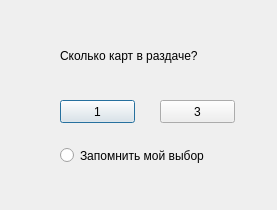
<?xml version="1.0" encoding="UTF-8"?>
<ui version="4.0">
 <class>Dialog</class>
 <widget class="QDialog" name="Dialog">
  <property name="geometry">
   <rect>
    <x>0</x>
    <y>0</y>
    <width>277</width>
    <height>210</height>
   </rect>
  </property>
  <property name="windowTitle">
   <string>Dialog</string>
  </property>
  <widget class="QPushButton" name="card_1">
   <property name="geometry">
    <rect>
     <x>60</x>
     <y>100</y>
     <width>75</width>
     <height>23</height>
    </rect>
   </property>
   <property name="text">
    <string>1</string>
   </property>
  </widget>
  <widget class="QPushButton" name="card_3">
   <property name="geometry">
    <rect>
     <x>160</x>
     <y>100</y>
     <width>75</width>
     <height>23</height>
    </rect>
   </property>
   <property name="text">
    <string>3</string>
   </property>
  </widget>
  <widget class="QLabel" name="label">
   <property name="geometry">
    <rect>
     <x>60</x>
     <y>40</y>
     <width>171</width>
     <height>31</height>
    </rect>
   </property>
   <property name="text">
    <string>Сколько карт в раздаче?</string>
   </property>
  </widget>
  <widget class="QRadioButton" name="choice">
   <property name="geometry">
    <rect>
     <x>60</x>
     <y>140</y>
     <width>161</width>
     <height>31</height>
    </rect>
   </property>
   <property name="text">
    <string>Запомнить мой выбор</string>
   </property>
  </widget>
 </widget>
 <resources/>
 <connections/>
</ui>
